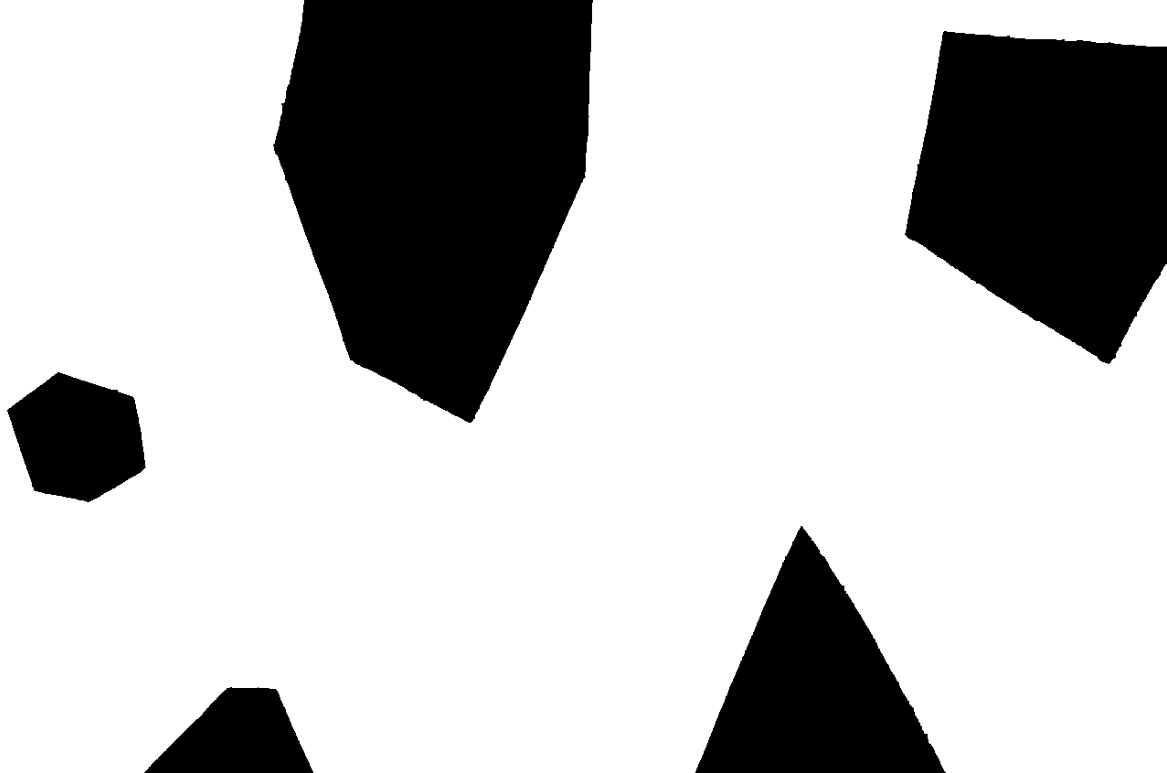
#> input picture Photos/Dijkstra exemple.png, 1167 x 773 px
$ jupyter execute --allow-errors Group_T12_report.ipynb
#> lines starting #> are read from the running program, lines starting #| are printed output that depends on the picture; after the words box and inside, x2 and y2 are one past the last pixel; in counts of white or black regions, pixels touching at a corner belong together
# Report Basics of Mobile Robotics - 2024

## Table of Contents
0. [Introduction](#Introduction)
1. [Setup](#Partie-1-:-Setup)
    - 1.1 : Physical setup
2. [Vision](#Partie-2-:-Vision)
    - 2.1 : Dynamic lighting adaptation
    - 2.2 : Aruko markers
    - 2.3 : Map resizing
    - 2.4: Thymio and Goal Detection
    - 2.5: Global Obstacle Detection
    - 2.6 : Camera Management
    - 2.7 : References
3. [Kalmann](#Partie-3-:-Kalmann)
    - 3.1 : Theory
    - 3.2 : Implementation
    - 3.3 : References
4. [Global path planning](#Partie-4-:-Global-path-planning)
    - 4.1 : Dijkstra
    - 4.2 : References
5. [Local navigation](#Partie-5-:-Local-navigation)
    - 5.1 : Local obstacle detection
    - 5.2 : Potential fields
    - 5.3 : References
6. [Motion control](#Partie-5-:-Motion-control)
    - 6.1 : Differential drive
    - 6.2 : Astolfi
    - 6.3 : References
7. [Final Code](#Partie-5-:-Final-Code)
8. [Demonstrations](#Partie-5-:-Demonstrations)
9. [Conclusion](#IConclusion)
---

## Introduction
Authors : Tifaine Mezencev, Julien Thevenoz, Zhuoran Ren, Christy El Skaff

A small but determined vessel navigating uncharted waters, its sights set on a glittering treasure at the far edge of the map. Along the way, it must skillfully avoid perilous islands and evade the watchful patrols of navy ships.

In this project, we implement global and local navigation for the Thymio robot. The goal is to enable the robot to plot an optimal course toward its destination while dynamically avoiding both static and unexpected obstacles. The key features of our implementation include:

- Accurate map creation and feature localization using ArUco markers
- Global pathfinding using Dijkstra's algorithm
- Seamless connection to the Thymio robot for real-time path execution
- Path-following with dynamic adjustment for precision navigation
- Emergency handling, including "Thymio kidnapping" detection and recovery
- Local obstacle avoidance with a potential field method
- Robust navigation supported by a Kalman filter in the absence of camera input

---

## 1 : Setup

### 1.1 : Physical setup

Our setup includes a light blue cardboard background. The islands are black cards placed on the background map. Our Tymio robot represents our pirate ship, which has to move around the map avoiding the blue 3D obstacles on which small boats representing the navy are located.
ArUco markers are placed in the four corners of the map, along with a Thymio and a Treasure marker.

<div style="display: flex; justify-content: space-between;">

<div style="flex: 1; text-align: center;">

<p>Top view of our map</p>
</div>

<div style="flex: 1; text-align: center;">

<p>Side view of our map, 3D obtacles visible</p>
</div>

</div>

## 2 : Vision

The Vision.py module has two tasks : run the camera and analyse the frames captured by the camera. This is why the Vision class is actually more of a wrapper around the functionnalities given by the two other classes defined in the vision file, appropriately named Analysis and CameraFeed.

Let's dive into Analysis.

Given an image, the class has three tasks : pinpoint the thymio, the goal, and the 2D (black) obstacle in a consistent reference frame.  Of course doing this is easier said than done. A getter function of Vision will then be used to access these values and pass them on to the other modules.
The first step is defining what is in the map and what is outside the map.

### 2.1 : Map

We first wanted to use color to differenciate the components of our problem and we painted our map in blue and obstacles in black. Specifically, we tried using a blue color mask to make out the map and pinpoint its four corners. This was relavitely inconsistent however, and we decided to use ArUco markers to make our life easier.

### 2.2 : ArUco markers
ArUco markers are binary patterns which are unique and have no symmetry. Due to this, they are often used in robotics and computer vision because seeing one markers makes it possible to completely determine the orientation of the camera relative to the marker (and its distance, if the size of the marker is known). They are implemented in the very convenient  ```aruco``` library which implements most of the code needed to detect the markers and the according translation and rotation transform matrices.

We have 6 markers : one per map corners, and two for the goal and thymio. Each marker is unique, and ```aruco.detectMarkers()``` returns the detected marker's corners along with their ids.

### 2.3 : Map resizing
It is easier for us if the image is a perpendicular top-down view and everything that isn't part of the map is cropped out. To achieve this, we apply some a four-point transformation on the image. First we find the four corners of the map with our ArUco markers. We are lucky because opencv provides us with great tools (getPerspectiveTransform and warpPerspective) to do this.

[cell 1]
# [25 lines left out: function four_point_transform, not called in this run]

Since it eliminates all problems due to perspective or elements outside of the map confusing our analysis, the obstacles, goal and thymio are detected on the resized/warped image. This also has the advantage that we can directly give the pixel coordinates of the different features to our path planner. <br>
Indeed on the untransformed image, the same distance in pixel reprenseents different distances in centimeters if the distance and angle of the camera relative to the map. But since the resized image has fixed dimension (600x300), the distance metric is consistent : (0,0) always corresponds to the top-left corner of the map, (300,150) to the center point, etc.

### 2.4 : Thymio and goal detection
We once again detect the ArUco markers on the resized image, and use a function that we wrote ourselves to find their center point and 2D orientation (defineed as angle between marker top edge and image X-axis) based on the corner points of each marker.
Yes, the aruco library already implements a translation and rotation transform matrix, yes we forgot to read the docs before starting. But it's okay, it was a fun little geometry puzzle to solve.

[cell 2]
# [30 lines left out: function find_marker_center_and_orientation, not called in this run]

### 2.5 : Global obstacle detection

We now need to pinpoint the (global) obstacles present on the map. Since putting an ArUco marker on every corner of every obstacle is unpractical, we went back to the color mask idea and tried a different method. <br> Mapping the obstacles is a two-step process:
- Apply a color mask to consider black shapes only
- Find the outline of each obstacle

##### 2.5.1 Color mask with dynamic lighting adaptation

The function ```detect_obstacle_corners()``` detects obstacles in an image by analyzing its brightness levels dynamically, regardless of ambient light conditions.
It segments the image into obstacle regions (dark areas) and background (lighter areas) using a dynamically calculated threshold. The processed image is then used to extract the obstacle corners, which are needed to compute the Dijkstra path for the Thymio.
The process is robust to variations in ambient lighting, as it adapts based on the image's brightness distribution.

This code works as follow :
- **Image Preprocessing:**
The image is converted to the LAB color space, isolating the L (lightness) channel for analysis. This way, color differences are ignored, and only variations in luminosity (black obstacles vs. the shadows of our objects and the lighter background) are considered.

- **Histogram Analysis:**
A histogram of brightness values is calculated from the L channel. After smoothing the data with a median filter, its gradient is calculated and used to identify sharp transitions between dark and bright regions *(green dashed line in the middle image)*.
A dynamic threshold is chosen at the point where the gradient is steepest, which represents the boundary between obstacles and background.

- **Segmentation:**
Pixels below the threshold computed before are classified as "obstacle regions" and form a binary mask that can be seen in the right image.

- **Post-processing:**
The binary mask is cleaned using size filtering to remove noise, and morphological operations like *dilation* and *erosion* are applied to refine the shapes. They smooth the edges of obstacles while preserving the relevant regions to make it easier to detect the edges later.
    - Dilation expands object boundaries, filling small gaps or holes.
    - Erosion shrinks object boundaries, removing noise or small irregularities on the edges. <br>

##### 2.5.2 Outline of obstacles
Once we obtain a clear and unambiguous image of the obstacles, we need to extract their outline. Thankfully ```opencv``` does all the work for us with the phenomenal ```findContours()```, which draws a curve around the contour of each shape on an image, and ```approxPolyDP()``` which approximates a contouring curve as a polygon, stored as an array of vertices. <br>
This array of array (polygons and vertices) is what global navigation module will use to plan the path.

The following function realizes steps 3.5.1 and 3.5.2. and returns the polygons, a binary mask of the detected obstacles, and an image visualizing the polygons

[cell 3]
# [75 lines left out: function detect_obstacle_corners, not called in this run]

Dynamic calculation of the light threshold to differentiate obstacles from the rest is done by identifying a ‘threshold’ based on the slope (gradient) of the histogram, after smoothing the data with a median filter.

```hist = cv2.calcHist([image[:,:,0]], [0], None, [180], [0, 180])``` <br>
```signal = np.gradient(medfilt(hist.flatten(), 15))``` <br>

In LAB space, L is typically represented in the range [0.100], but OpenCV extends this range to [0.255].
After testing in different environments, we realised that the frequency variation of values above 180 is close to 0. We therefore found it appropriate not to display/analyse values above 180, which gives us a more accurate histogram, with the range of L divided into 180 *(bins)* intervals.

The threshold itself is then detected when there is a sharp drop in the luminosity distribution ```grad_threshold = -10```, indicating a marked transition in the image between darker and lighter areas.

The value ```highest = 125``` sets an upper limit for analyzing the histogram gradient, focusing the search on darker intensities (below 125) to identify significant drops, which are more likely to separate dark objects from the background. This avoids taking into account the little fluctuations in high levels of luminosity.

### 2.6 Camera management
We want the camera to always be running in the background and display the video feed continously (along with whichever debugging displays), independently of what the path planner, control or kalman modules are doing.

This is why we use the ```threading``` library, which allows different processes to be run in parallel. The CameraFeed class inherits from the ```threading```.Thread class.
Its core method is a while loop that captures a frame, and using an Analysis object, finds its corners, resizes it, detects the Thyimio & goal and (if desired) draws and shows the debugging displays.

At the start of the code, the begin() method of the Vision class initializes and runs a CameraFeed thread object, which will continue its work in the background for the rest of the program.

#### 2.7 : References
*four_point_transform()*: This method was based on https://pyimagesearch.com/2014/08/25/4-point-opencv-getperspective-transform-example/ and https://evergreenllc2020.medium.com/building-document-scanner-with-opencv-and-python-2306ee65c3db

*detect_aruco()* : based on code snippets from https://stackoverflow.com/questions/77590669/drawmarker-in-cv2-aruco-not-found
and https://stackoverflow.com/questions/74964527/attributeerror-module-cv2-aruco-has-no-attribute-dictionary-get

*initialize_camera() and capture_frame()* : based on https://www.geeksforgeeks.org/how-to-capture-a-image-from-webcam-in-python/

A lot of our debugging displays use opencv drawing functions, found here : https://docs.opencv.org/4.x/dc/da5/tutorial_py_drawing_functions.html and here https://www.geeksforgeeks.org/python-opencv-cv2-circle-method/

*detect_obstacle_corners()* : the morphological operations were taken from BOMR Exercise Session 2, we also got some help from our friend Paul Lanfermann with the dynamic lighting adapation, and the the histogram plotting was taken from https://www.geeksforgeeks.org/python-opencv-cv2-calchist-method/

## 3 : Kalmann filter

In our implementation, there are situations where the camera may be obstructed or go offline. In such cases, the camera measurements become less reliable, so we switch to using the motor sensors to estimate the robot's state. While the motor sensors may not provide the same level of accuracy, they serve as a reliable backup option. To integrate all sensor data effectively, we use a Kalman filter, which allows us to combine the information from both sensors to provide a more accurate and robust estimation of the robot’s state.

### 3.1 : Theory

In the real model, there is noise present both in the state transition model and in the measurement model, as shown in the formulation below:

$$
x_k = F_kx_{k-1} + B_k u_k + w_k
$$
$$
z_k = H_kx_k + v_k
$$

For our Thymio robot, the $\omega _k$ represents the mechanical error of the wheel motors, while
$v _k$ refers to the measurement error caused by the camera we use. To implement the Kalman filter, we follow two main steps: the prediction step and the update step.

In the prediction step, we predicts the state of the system and the associated uncertainty based on the previous state estimate.
$$
\hat{x}_{k|k-1} = F_k\hat{x}_{k-1|k-1} + B_k u_k
$$
$$
P_{k|k-1} = F_kP_{k-1|k-1}{F_k}^T + Q_k
$$
In the update step, we incorporate the actual measurement into the prediction to update the state estimte.
$$
\tilde{y}_k = z_k - H_k\hat{x}_{k|k-1}
$$
$$
S_k = H_kP_{k|k-1}{H_k}^T + R_k
$$
$$
K_k = P_{k|k-1}{H_k}^T{S_k}^{-1}
$$
$$
\hat{x}_{k|k} = \hat{x}_{k|k-1} + K_k\tilde{y}_k
$$
$$
P_{k|k} = (I - K_kH_k)P_{k|k-1}
$$

### 3.2 : Implementation

Since our system is nonlinear, we need to linearize it before applying the extended Kalman filter. We update our robot's state at a very high frequency, which allows us to use a simple linearization method. During such small time intervals, we assume that the Thymio moves in a straight line, thus we get our state transition matrix as below:
$$
\begin{bmatrix}x_{k}\\ y_{k} \\ \theta_{k}\end{bmatrix} = \begin{bmatrix}
1 & 0 & 0 \\
0 & 1 & 0 \\
0 & 0 & 1
\end{bmatrix}\begin{bmatrix}x_{k-1} \\ y_{k-1} \\ {\theta}_{k-1}\end{bmatrix}+
\begin{bmatrix}
cos\theta / 2 & cos\theta / 2  \\
sin\theta / 2 & sin\theta / 2 \\
1 / 2L & -1 / 2L
\end{bmatrix}
\begin{bmatrix}\Delta s_l \\ \Delta s_r \end{bmatrix} + \omega _k
$$
Here:
- $\Delta s_l$ and $\Delta s_r$ refer to the left wheel displacement and right wheel displacement during each control loop and are measured and updated based on the actual control loop time.
- $\omega_k$ denotes the process noise with covariance matrix Q, accounting for uncertainties arising from mechanical control errors and motor speed measurement inaccuracies.

As for the measurement model, we directly get the robot's state from the camera, so we could simply set $H$ to be a identity matrix, as show below:
$$
z_k = H_kx_k +v_k
$$
Here:
- $v_k$ is the measurement noise with covariance matrix R.

To implement the Kalman Filter into our project for more reliable measurement of the Thymio robot, we adjust the covariance matrix R, which represents the measurement uncertainty caused by the camera. Specifically, when the camera fails to detect the Thymio marker, we set the diagonal values of R to be infinitely large. This signals to the Kalman Filter that the camera measurements are no longer reliable, causing the filter to rely more heavily on the state transition model instead.

While we acknowledge that estimating the Thymio's state based on odometry is less accurate than using camera data, this approach still offers valuable benefits. By relying more on the state transition model in situations where camera measurements are unreliable, we can improve the robustness of our control system. This becomes particularly important in situations where the camera data might be missing or corrupted, ensuring the system continues to function effectively by using the more stable odometry measurements as a fallback.

The whole implementation function is as below:

[cell 4]
# [16 lines left out: function estimate, not called in this run]

### 3.3 : References

- The mathematical formulas in the theory part are coming from here : https://en.wikipedia.org/wiki/Kalman_filter

## 4 : Global path planning


One of the major tasks the robot had to achieve in this project, is being able to navigate in a fixed map with fixed obstacles. This is refered to as "Global Navigation".

How is it implemented?

### 4.1 : Dijkstra

After receiving the list of obstacle vertices from the camera, the Thymio's actual position, which represents our start point; and the goal point, we will be able to compute the optimal path our robot has to follow to achieve the end position.

First, we have to increase the margin of our vertices as to account for the radius and size of our robot. To do so, we used the ```geopandas```  and ```shapely``` library, which can be found using these two links respectively:
- https://geopandas.org/en/stable/
- https://shapely.readthedocs.io/en/stable/

[cell 5]
from shapely.geometry import LineString, Polygon
from geopandas import GeoSeries

class GlobalNavigation:

 # [15 lines left out: functions __init__, getObstacles, not called in this run]

Once the new coordinates were computed, we will contruct our visibility graph by feeding both obstacle_polygons list and all_vertices list into our function. Lines will be generated to join every vertice with the other, with the sole condition that this line does not interfere with any obstacle. The is_valid_edge checks whether these lines collide with the buffered obstacles.

[cell 6]
# [15 lines left out: functions is_edge_valid, visibilityGraph, not called in this run]

Therefore, the Dijkstra algorithm can be computed from the results of the above functions. As shown in the snippet below, the function takes three parameters: the Thymio's state, the goal coordinates, and the obstacle list. However, what is actually the Dijkstra algorithm?

Dijkstra's algorithm finds the shortest path between a start point and a goal in a graph by exploring nodes in order of increasing distance. Starting at the initial point(Thymio's position) with a distance of 0, it updates distances to neighboring nodes if a shorter path is found, using a priority queue for efficiency. This process continues until the goal is reached or all nodes are visited. In the provided code, the algorithm will return the path, represented by a list of point coordinates, the distance to the path, and the graph computed by the visibility graph function.

[cell 7]
import heapq
import numpy as np

# [58 lines left out: function dijkstra, not called in this run]

Below is a small example of how our algorithm works. You could change the coordinates of the start and goal points and hence, visualize how the path changes for the fixed map.

[cell 8]
import cv2
import numpy as np
from shapely.geometry import LineString, Polygon
from PIL import Image
from shapely import affinity
import matplotlib.pyplot as plt
import heapq
import geopandas as gpd
from geopandas import GeoSeries


image_path = "Photos/Dijkstra exemple.png"
image_cv = cv2.imread(image_path)
#> image_cv is the input picture: shape (773, 1167, 3); min 0, max 255, mean 193

gray = cv2.cvtColor(image_cv, cv2.COLOR_BGR2GRAY)
_, thresh = cv2.threshold(gray, 50, 255, cv2.THRESH_BINARY_INV)
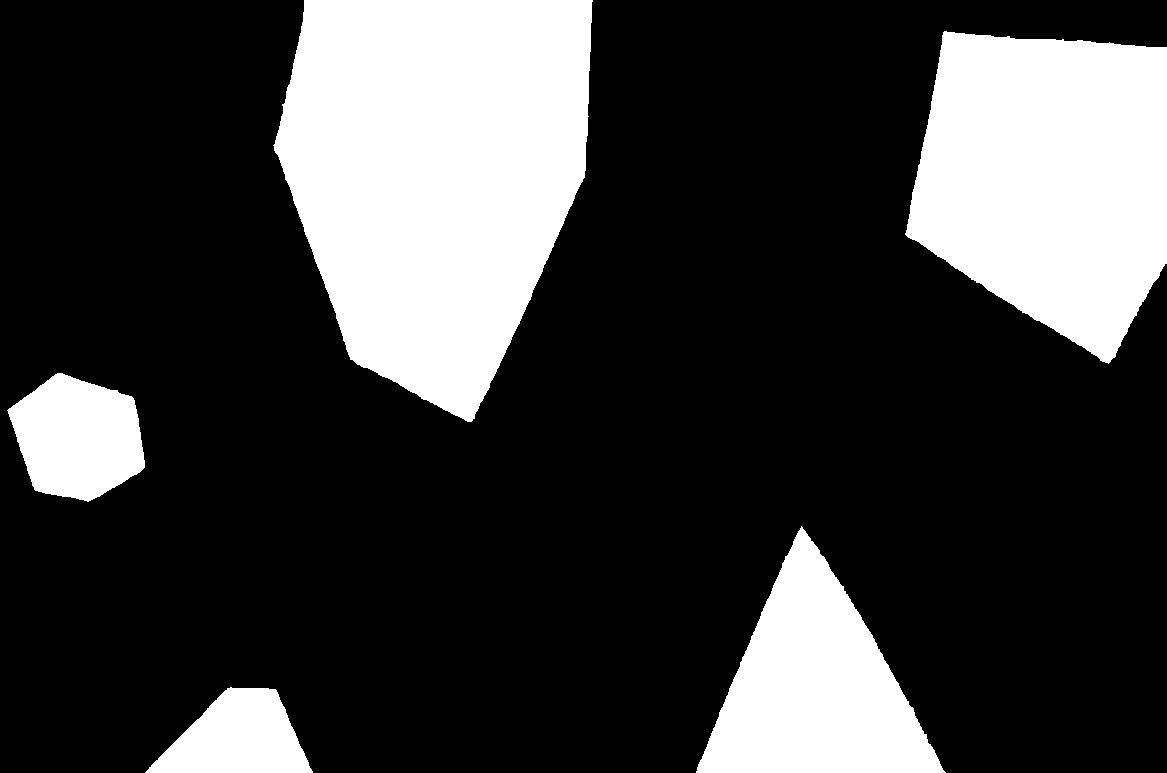
#> thresh: shape (773, 1167); 24.2% white; 5 white regions

margin = 20


# Detect contours and approximate polygon vertices
contours, _ = cv2.findContours(thresh, cv2.RETR_EXTERNAL, cv2.CHAIN_APPROX_SIMPLE)
#> contours = 5 contours; box (x1, y1, x2, y2) and area: (273, 0, 593, 422) 98512, (905, 31, 1167, 364) 64771, (696, 526, 946, 773) 31956, (7, 373, 145, 502) 12516, (145, 687, 313, 773) 9004
vertices_list = []
for contour in contours:
    epsilon = 0.01 * cv2.arcLength(contour, True)
    approx = cv2.approxPolyDP(contour, epsilon, True)
    vertices_list.append(approx.reshape(-1, 2))
#> this loop made 5 passes
#> epsilon on passes 3 to 5: 4.45, 10.56, 13.14
#> after the loop, vertices_list = 5 items


start_point = (50, 50) # change to test diferrent setup
goal_point = (950, 550)  # change to test diferrent setup

# Create obstacles as polygons
obstacle_polygons = [Polygon(vertices) for vertices in vertices_list]
#> obstacle_polygons = 5 items

#> (the rest of this cell did not finish here and is left out)
